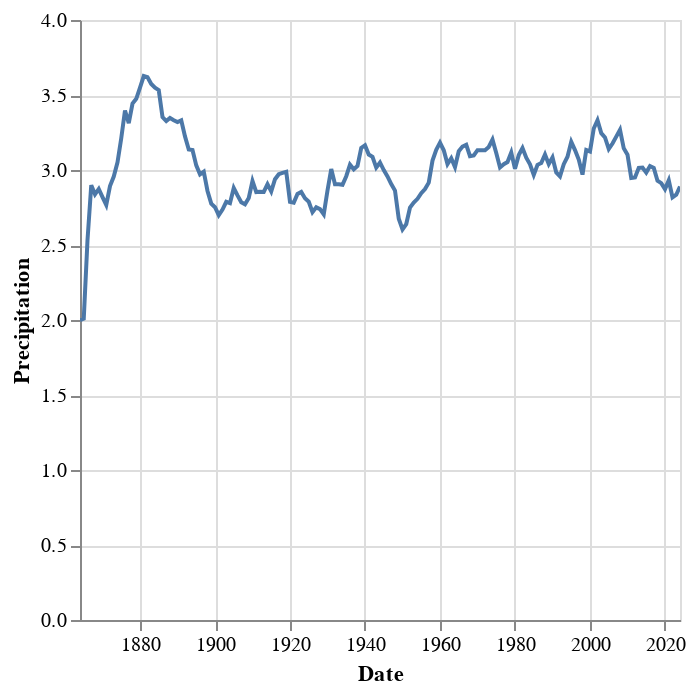

Here is the notebook cell this chart was saved with:
### Code cell
prec_roll = (precipitation
    .group_by_dynamic('Date', every='1y')
    .agg(pl.col('Precipitation').mean())
    .rolling(index_column='Date', period='10y')
    .agg(pl.col('Precipitation').mean())
            )

prec_roll.plot.line(
    x='Date',
    y='Precipitation'
)

### Figure 1 — Vega-Lite specification as saved in the notebook (floating-point values rounded to 4 significant figures; data arrays with more than 128 entries replaced by an {"elided": "..."} marker saying what was removed)
{"config": {"view": {"continuousWidth": 300, "continuousHeight": 300}}, "data": {"name": "data-4564141a07358f49f32dacad12ccda2c"}, "mark": {"type": "line", "tooltip": true}, "encoding": {"x": {"field": "Date", "type": "temporal"}, "y": {"field": "Precipitation", "type": "quantitative"}}, "params": [{"name": "param_13", "select": {"type": "interval", "encodings": ["x", "y"]}, "bind": "scales"}], "$schema": "https://vega.github.io/schema/vega-lite/v5.20.1.json", "datasets": {"data-4564141a07358f49f32dacad12ccda2c": {"elided": "161 records"}}}
